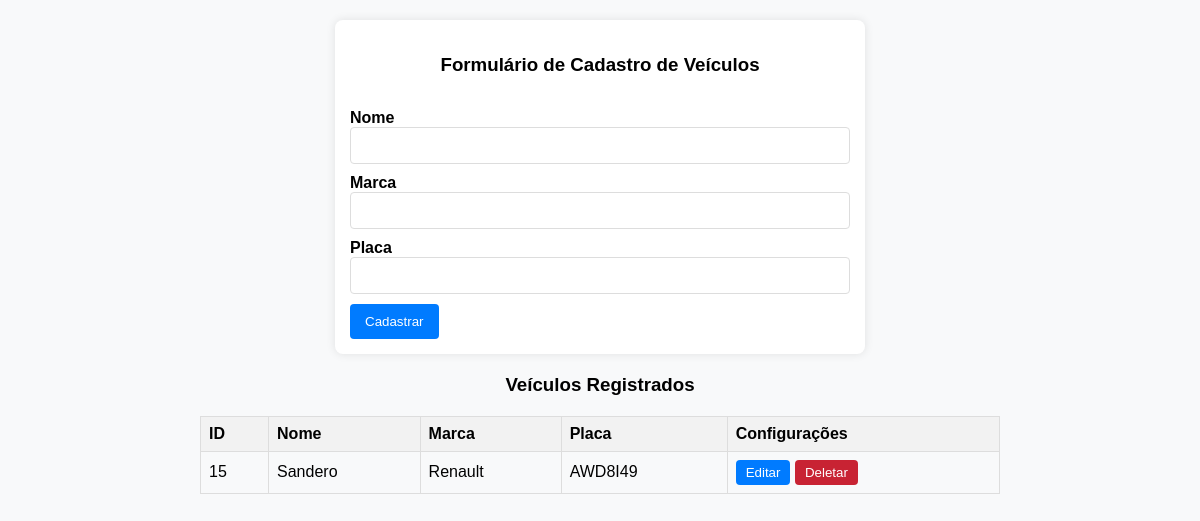
Before: /core/ with the older database file.
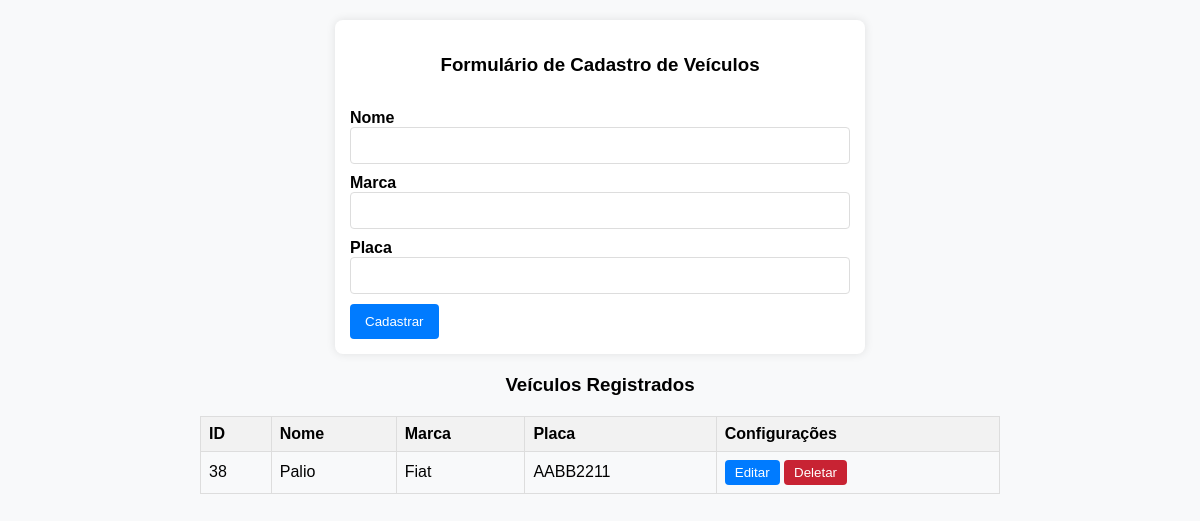
After: the same page with the newer database file.
### core/models.py (models this page shows, shortened)
class Carro(models.Model):
  nome = models.CharField(max_length=50, null=False, default="")
  marca = models.CharField(max_length=100, null=False, default="")
  placa = models.CharField(max_length=8, null=False, default="")

### core/views.py (the view)
# urls.py: path('', home),
def home(request):
  carros = Carro.objects.all()
  return render (request, "index.html", {'carros': carros})

### core/templates/index.html (shortened to what this page needs)
<!DOCTYPE html>
<html lang="en">
<head>
  {% load static %}
  <link rel="stylesheet" href="{% static 'css/styles.css' %}">
</head>
<body>
  <div class="formulario">
    <form name="formulario-cadastro" action="{% url 'salvar' %}" method="post">
      <h3>Formulário de Cadastro de Veículos</h3>
      <br>
      <label for="nome"><strong>Nome</strong></label>
      <input type="text" name="nome" required>
      <label for="marca"><strong>Marca</strong></label>
      <input type="text" name="marca" required>
      <label for="placa"><strong>Placa</strong></label>
      <input type="text" name="placa" required>
      <button type="submit">Cadastrar</button>
    </form>
  </div>
  <div class="Tabela">
    <h3>Veículos Registrados</h3>
    <table>
      <thead>
        <tr>
          <th>ID</th>
          <th>Nome</th>
          <th>Marca</th>
          <th>Placa</th>
          <th>Configurações</th>
        </tr>
      </thead>
      <tbody>
        {% for carro in carros %}
        <tr>
          <td>{{ carro.id }}</td>
          <td>{{ carro.nome }}</td>
          <td>{{ carro.marca }}</td>
          <td>{{ carro.placa }}</td>
          <td><a href="{% url 'editar' carro.id %}"><button class="botoes" id="editar">Editar</button></a>
            <a href="{% url 'delete' carro.id %}"><button class="botoes" id="deletar">Deletar</button></a>
          </td>
        </tr>
        {% endfor %}
      </tbody>
    </table>
  </div>
</body>
</html>

Changed rows visible on the page:
removed Carro: id "15", nome "Sandero", marca "Renault", placa "AWD8I49"
added Carro: id "38", nome "Palio", marca "Fiat", placa "AABB2211"
